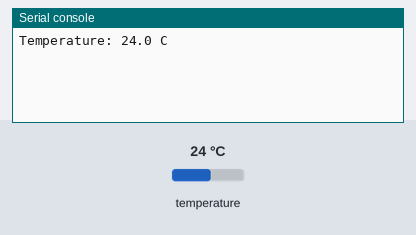
Bench run of a program on a simulated CircuitPython board. On the bench: the last lines printed to the serial console. The inputs (shaded band) are chosen by the test bench; at power-on: temperature 24 °C.

Above: at 1.2 s.
1.3 s: temperature set to 12 °C
At 2.8 s:
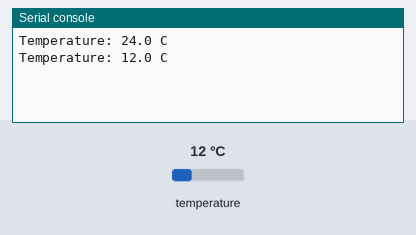
4.0 s: temperature set to 19 °C
At 4.4 s:
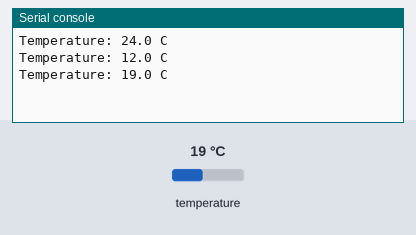
Timing chart, 0 to 7.0 s (numbered marks = the images above; inputs shaded):
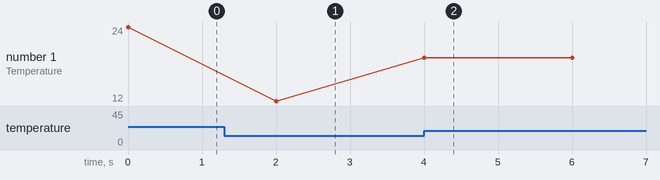

Measured:
- after the input at 1.3 s, the serial console: prints a new line after 0.70 s (image 1)
- after the input at 4.0 s, the serial console: prints a new line at once (image 2)
- plotted number 1: 24 → 12 after the input at 1.3 s, 12 → 19 after the input at 4.0 s

The program:

mcp9808.py
```python
import time
import board
import busio
import adafruit_mcp9808

i2c_bus = busio.I2C(board.SCL, board.SDA)

# To initialise using the default address:
mcp = adafruit_mcp9808.MCP9808(i2c_bus)

# To initialise using a specified address:
# Necessary when, for example, connecting A0 to VDD to make address=0x19
# mcp = adafruit_mcp9808.MCP9808(i2c_bus, address=0x19)


while True:
    tempC = mcp.temperature
    print("Temperature: {} C ".format(tempC))
    time.sleep(2)
```
